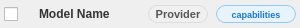
<?xml version="1.0" encoding="UTF-8"?>
<ui version="4.0">
 <class>ModelCheckboxWidget</class>
 <widget class="QWidget" name="ModelCheckboxWidget">
  <property name="geometry">
   <rect>
    <x>0</x>
    <y>0</y>
    <width>300</width>
    <height>28</height>
   </rect>
  </property>
  <property name="sizePolicy">
   <sizepolicy hsizetype="Expanding" vsizetype="Fixed">
    <horstretch>0</horstretch>
    <verstretch>0</verstretch>
   </sizepolicy>
  </property>
  <property name="minimumSize">
   <size>
    <width>0</width>
    <height>28</height>
   </size>
  </property>
  <property name="maximumSize">
   <size>
    <width>16777215</width>
    <height>28</height>
   </size>
  </property>
  <property name="windowTitle">
   <string>Model Checkbox</string>
  </property>
  <layout class="QHBoxLayout" name="mainLayout">
   <property name="spacing">
    <number>8</number>
   </property>
   <property name="leftMargin">
    <number>4</number>
   </property>
   <property name="topMargin">
    <number>2</number>
   </property>
   <property name="rightMargin">
    <number>4</number>
   </property>
   <property name="bottomMargin">
    <number>2</number>
   </property>
   <item>
    <widget class="QCheckBox" name="checkboxModel">
     <property name="sizePolicy">
      <sizepolicy hsizetype="Fixed" vsizetype="Fixed">
       <horstretch>0</horstretch>
       <verstretch>0</verstretch>
      </sizepolicy>
     </property>
     <property name="minimumSize">
      <size>
       <width>20</width>
       <height>20</height>
      </size>
     </property>
     <property name="text">
      <string/>
     </property>
    </widget>
   </item>
   <item>
    <widget class="QLabel" name="labelModelName">
     <property name="sizePolicy">
      <sizepolicy hsizetype="Expanding" vsizetype="Fixed">
       <horstretch>1</horstretch>
       <verstretch>0</verstretch>
      </sizepolicy>
     </property>
     <property name="font">
      <font>
       <pointsize>9</pointsize>
       <weight>600</weight>
      </font>
     </property>
     <property name="text">
      <string>Model Name</string>
     </property>
     <property name="alignment">
      <set>Qt::AlignmentFlag::AlignLeading|Qt::AlignmentFlag::AlignLeft|Qt::AlignmentFlag::AlignVCenter</set>
     </property>
     <property name="styleSheet">
      <string notr="true">QLabel {
    color: #333;
    padding: 2px 4px;
}</string>
     </property>
    </widget>
   </item>
   <item>
    <widget class="QLabel" name="labelProvider">
     <property name="sizePolicy">
      <sizepolicy hsizetype="Fixed" vsizetype="Fixed">
       <horstretch>0</horstretch>
       <verstretch>0</verstretch>
      </sizepolicy>
     </property>
     <property name="minimumSize">
      <size>
       <width>60</width>
       <height>18</height>
      </size>
     </property>
     <property name="maximumSize">
      <size>
       <width>60</width>
       <height>18</height>
      </size>
     </property>
     <property name="font">
      <font>
       <pointsize>8</pointsize>
      </font>
     </property>
     <property name="text">
      <string>Provider</string>
     </property>
     <property name="alignment">
      <set>Qt::AlignmentFlag::AlignCenter</set>
     </property>
     <property name="styleSheet">
      <string notr="true">QLabel {
    background-color: #f0f0f0;
    color: #555;
    border: 1px solid #ddd;
    border-radius: 9px;
    padding: 1px 4px;
    font-weight: 500;
}</string>
     </property>
    </widget>
   </item>
   <item>
    <widget class="QLabel" name="labelCapabilities">
     <property name="sizePolicy">
      <sizepolicy hsizetype="Fixed" vsizetype="Fixed">
       <horstretch>0</horstretch>
       <verstretch>0</verstretch>
      </sizepolicy>
     </property>
     <property name="minimumSize">
      <size>
       <width>80</width>
       <height>18</height>
      </size>
     </property>
     <property name="maximumSize">
      <size>
       <width>80</width>
       <height>18</height>
      </size>
     </property>
     <property name="font">
      <font>
       <pointsize>7</pointsize>
      </font>
     </property>
     <property name="text">
      <string>capabilities</string>
     </property>
     <property name="alignment">
      <set>Qt::AlignmentFlag::AlignCenter</set>
     </property>
     <property name="styleSheet">
      <string notr="true">QLabel {
    background-color: #e8f4fd;
    color: #1976D2;
    border: 1px solid #90caf9;
    border-radius: 9px;
    padding: 1px 4px;
    font-weight: 500;
}</string>
     </property>
    </widget>
   </item>
  </layout>
 </widget>
 <resources/>
 <connections/>
</ui>
